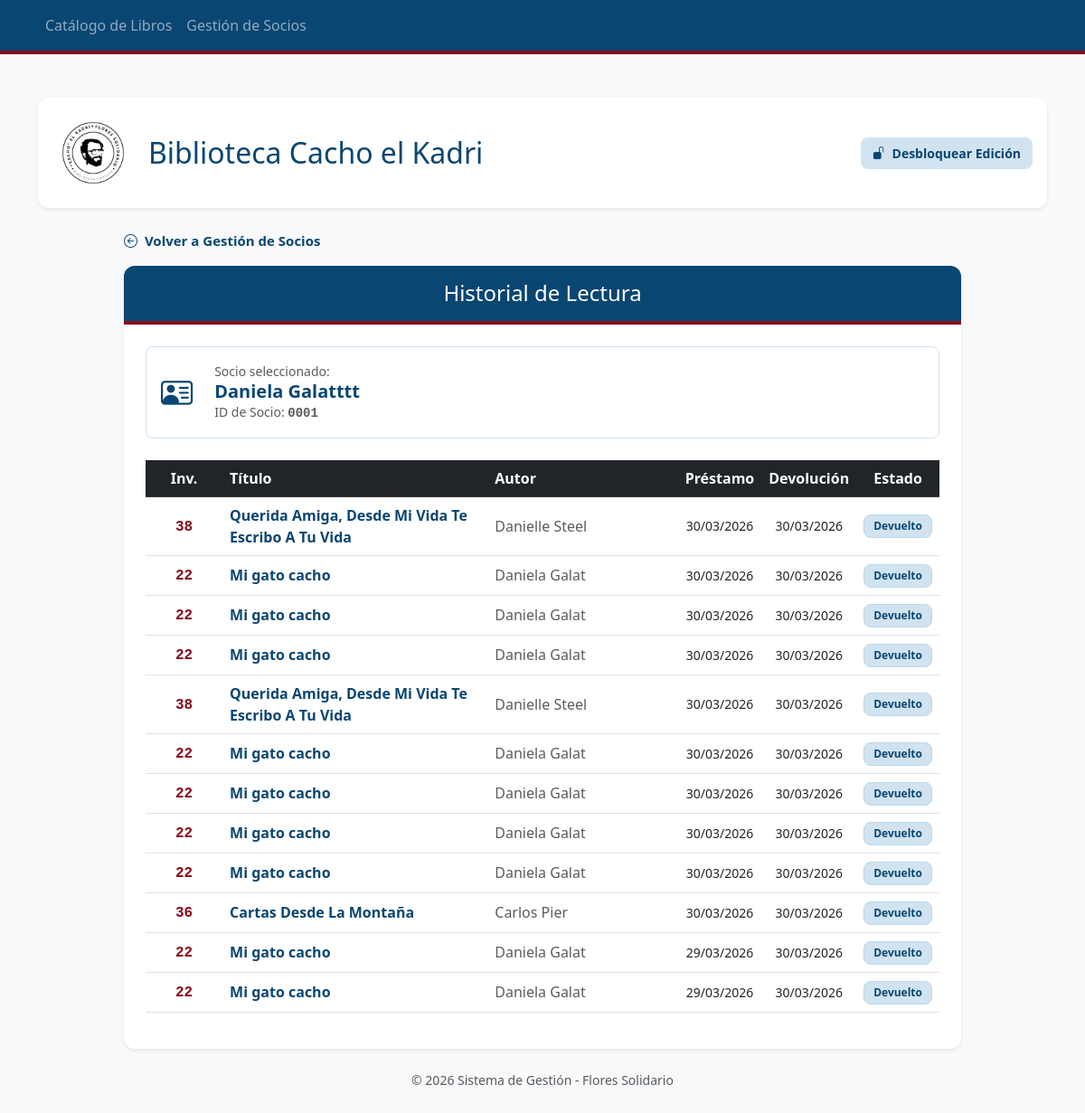
/historial_socio/1, run on an earlier commit of the app's database.
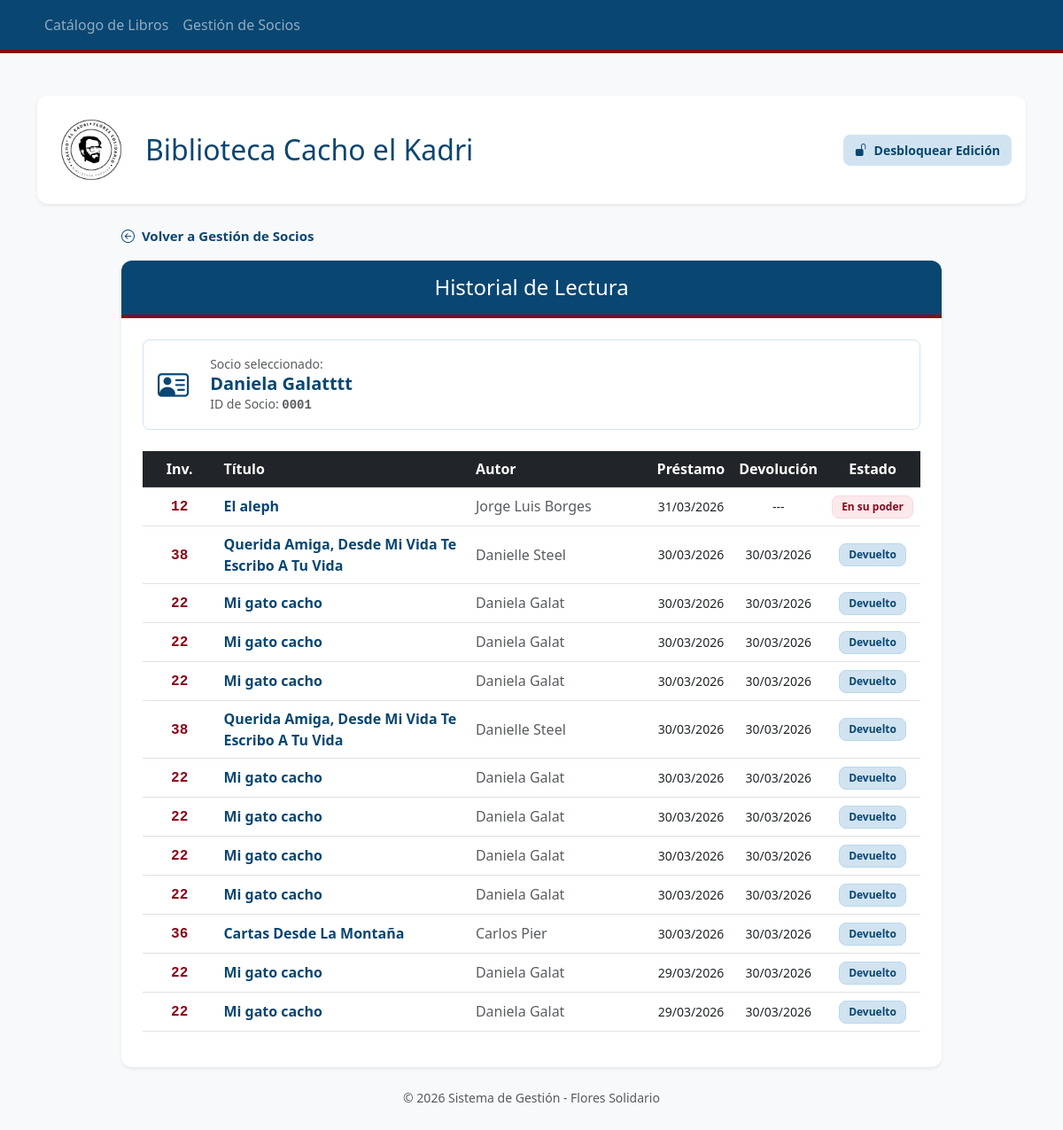
And on a later commit of the database.
### tables this page shows
CREATE TABLE Prestamos (
            id_prestamo INTEGER PRIMARY KEY AUTOINCREMENT,
            id_socio INTEGER,
            nro_inventario INTEGER,
            fecha_prestamo DATE,
            fecha_devolucion DATE,
            FOREIGN KEY (id_socio) REFERENCES Socios (id_socio),
            FOREIGN KEY (nro_inventario) REFERENCES Ejemplares (nro_inventario)
        );

CREATE TABLE Obras (
            mfn INTEGER PRIMARY KEY AUTOINCREMENT,
            titulo TEXT NOT NULL,
            autor TEXT NOT NULL,
            editorial TEXT,
            anio TEXT
        );

### app.py (the view)
@app.route('/historial_socio/<int:id_socio>')
def historial_socio(id_socio):
    conexion = sqlite3.connect("biblioteca.db")
    cursor = conexion.cursor()
    cursor.execute("SELECT nombre_completo FROM Socios WHERE id_socio = ?", (id_socio,))
    nombre_socio = cursor.fetchone()[0]
    cursor.execute('''
        SELECT o.titulo, o.autor, p.fecha_prestamo, p.fecha_devolucion, p.nro_inventario
        FROM Prestamos p
        JOIN Ejemplares e ON p.nro_inventario = e.nro_inventario
        JOIN Obras o ON e.mfn_vinculado = o.mfn
        WHERE p.id_socio = ?
        ORDER BY p.fecha_prestamo DESC
    ''', (id_socio,))
    historial = cursor.fetchall()
    conexion.close()
    return render_template('historial_socio.html',
                           nombre=nombre_socio,
                           historial=historial,
                           id_s=id_socio)

### templates/historial_socio.html (shortened to what this page needs)
{% extends 'layout.html' %}
{% block content %}
<div class="row justify-content-center mb-5">
    <div class="col-lg-10">
        <div class="mb-3">
            <a href="/socios" style="color: #094672; text-decoration: none; font-weight: bold; font-size: 15px; transition: all 0.2s;">
                <i class="bi bi-arrow-left-circle me-1"></i> Volver a Gestión de Socios
            </a>
        </div>
        <div class="card shadow-sm border-0" style="border-radius: 12px; overflow: hidden;">
            <div class="card-header text-white text-center py-3" style="background-color: #094672; border-bottom: 4px solid #88091a;">
                <h4 class="mb-0 font-weight-bold">Historial de Lectura</h4>
            </div>
            <div class="card-body p-4">
                <div class="mb-4 p-3 bg-white border rounded-3" style="border-color: #d1e3f0 !important;">
                    <div class="row align-items-center">
                        <div class="col-auto">
                            <i class="bi bi-person-vcard" style="font-size: 2.2rem; color: #094672;"></i>
                        </div>
                        <div class="col">
                            <p class="mb-0 small text-muted">Socio seleccionado:</p>
                            <h5 class="mb-0" style="color: #094672; font-weight: bold;">{{ nombre }}</h5>
                            <p class="mb-0 text-muted small">ID de Socio: <span style="font-family: monospace; font-weight: bold;">{{ "%04d" | format(id_s) }}</span></p>
                        </div>
                    </div>
                </div>
                <div class="table-responsive">
                    <table class="table table-hover align-middle">
                        <thead class="table-dark" style="background-color: #094672 !important;">
                            <tr class="text-center">
                                <th style="width: 10%;">Inv.</th>
                                <th class="text-start" style="width: 35%;">Título</th>
                                <th class="text-start" style="width: 25%;">Autor</th>
                                <th>Préstamo</th>
                                <th>Devolución</th>
                                <th>Estado</th>
                            </tr>
                        </thead>
                        <tbody>
                            {% for registro in historial %}
                            <tr class="text-center">
                                <td><span style="font-family: monospace; font-weight: bold; color: #88091a;">{{ registro[4] }}</span></td>
                                <td class="text-start fw-bold" style="color: #094672;">{{ registro[0] }}</td>
                                <td class="text-start text-muted">{{ registro[1] }}</td>
                                <td class="small">{{ registro[2] }}</td>
                                <td class="small">{{ registro[3] if registro[3] else "---" }}</td>
                                <td>
                                    {% if registro[3] %}
                                        <span class="badge" style="background-color: #d1e3f0; color: #094672; border-radius: 8px; padding: 6px 10px; font-weight: bold; border: 1px solid #b9d8ed;">Devuelto</span>
                                    {% else %}
                                        <span class="badge" style="background-color: #fbe9eb; color: #88091a; border-radius: 8px; padding: 6px 10px; font-weight: bold; border: 1px solid #f8d7da;">En su poder</span>
                                    {% endif %}
                                </td>
                            </tr>
                            {% endfor %}
                        </tbody>
                    </table>
                </div>
            </div>
        </div>
        <p class="text-center mt-4 mb-2 text-muted small">
            © 2026 Sistema de Gestión - Flores Solidario
        </p>
    </div>
</div>
{% endblock %}

What changed in the data, as far as the page shows it:
added Prestamos: nro_inventario "12", titulo "El aleph", autor "Jorge Luis Borges", fecha_prestamo "31/03/2026", registro "---", shows "En su poder"
